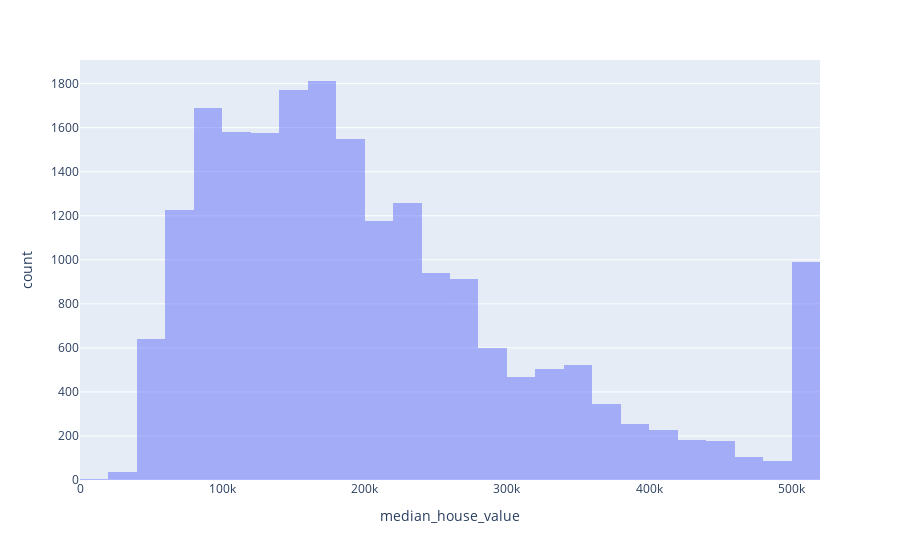

The cell this chart's notebook holds for it:
### Markdown cell above
%pip install plotly nbformat

### Code cell
import plotly.express as px

px.histogram(df, x='median_house_value', nbins=30, opacity=0.5)

### Figure 1 — Plotly figure (JSON) as saved in the notebook; plotly's stock layout.template omitted (floating-point values rounded to 4 significant figures; data arrays with more than 128 entries replaced by an {"elided": "..."} marker saying what was removed)
{"data": [{"bingroup": "x", "hovertemplate": "median_house_value=%{x}<br>count=%{y}<extra></extra>", "legendgroup": "", "marker": {"color": "#636efa", "opacity": 0.5, "pattern": {"shape": ""}}, "name": "", "nbinsx": 30, "orientation": "v", "showlegend": false, "type": "histogram", "x": {"elided": "20640 float values"}, "xaxis": "x", "yaxis": "y"}], "layout": {"barmode": "relative", "legend": {"tracegroupgap": 0}, "margin": {"t": 60}, "xaxis": {"anchor": "y", "domain": [0, 1], "title": {"text": "median_house_value"}}, "yaxis": {"anchor": "x", "domain": [0, 1], "title": {"text": "count"}}}}
